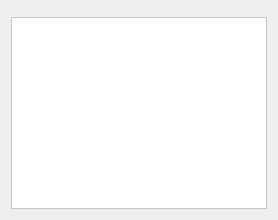
                        <widget class="QWidget" name="TT_CTDH_Page">
                         <layout class="QVBoxLayout" name="verticalLayout_34">
                          <item>
                           <widget class="QFrame" name="horizontalFrame">
                            <property name="maximumSize">
                             <size>
                              <width>16777215</width>
                              <height>110</height>
                             </size>
                            </property>
                            <property name="styleSheet">
                             <string notr="true">background-color: rgb( 35, 35, 35);</string>
                            </property>
                            <widget class="QFrame" name="frame_div_content_6">
                             <property name="geometry">
                              <rect>
                               <x>0</x>
                               <y>0</y>
                               <width>431</width>
                               <height>110</height>
                              </rect>
                             </property>
                             <property name="minimumSize">
                              <size>
                               <width>0</width>
                               <height>110</height>
                              </size>
                             </property>
                             <property name="maximumSize">
                              <size>
                               <width>16777215</width>
                               <height>110</height>
                              </size>
                             </property>
                             <property name="frameShape">
                              <enum>QFrame::NoFrame</enum>
                             </property>
                             <property name="frameShadow">
                              <enum>QFrame::Raised</enum>
                             </property>
                             <layout class="QVBoxLayout" name="verticalLayout_35">
                              <property name="spacing">
                               <number>0</number>
                              </property>
                              <property name="leftMargin">
                               <number>0</number>
                              </property>
                              <property name="topMargin">
                               <number>0</number>
                              </property>
                              <property name="rightMargin">
                               <number>0</number>
                              </property>
                              <property name="bottomMargin">
                               <number>0</number>
                              </property>
                              <item>
                               <widget class="QFrame" name="frame_title_wid_6">
                                <property name="maximumSize">
                                 <size>
                                  <width>16777215</width>
                                  <height>35</height>
                                 </size>
                                </property>
                                <property name="frameShape">
                                 <enum>QFrame::StyledPanel</enum>
                                </property>
                                <property name="frameShadow">
                                 <enum>QFrame::Raised</enum>
                                </property>
                                <layout class="QVBoxLayout" name="verticalLayout_36">
                                 <item>
                                  <widget class="QLabel" name="labelBoxBlenderInstalation_6">
                                   <property name="font">
                                    <font>
                                     <family>Shopee Display Black</family>
                                     <pointsize>8</pointsize>
                                     <weight>10</weight>
                                     <italic>false</italic>
                                     <bold>false</bold>
                                    </font>
                                   </property>
                                   <property name="styleSheet">
                                    <string notr="true">color: rgb(255, 255, 255);</string>
                                   </property>
                                   <property name="text">
                                    <string>Chi tiết Đơn hàng</string>
                                   </property>
                                  </widget>
                                 </item>
                                </layout>
                               </widget>
                              </item>
                              <item>
                               <widget class="QFrame" name="frame_content_wid_6">
                                <property name="frameShape">
                                 <enum>QFrame::NoFrame</enum>
                                </property>
                                <property name="frameShadow">
                                 <enum>QFrame::Raised</enum>
                                </property>
                                <layout class="QHBoxLayout" name="horizontalLayout_21">
                                 <item>
                                  <layout class="QGridLayout" name="gridLayout_9">
                                   <property name="bottomMargin">
                                    <number>0</number>
                                   </property>
                                   <item row="0" column="1">
                                    <widget class="QPushButton" name="pushButton_16">
                                     <property name="minimumSize">
                                      <size>
                                       <width>150</width>
                                       <height>30</height>
                                      </size>
                                     </property>
                                     <property name="font">
                                      <font>
                                       <family>Shopee Display Black</family>
                                       <pointsize>8</pointsize>
                                       <weight>10</weight>
                                       <italic>false</italic>
                                       <bold>false</bold>
                                      </font>
                                     </property>
                                     <property name="cursor">
                                      <cursorShape>PointingHandCursor</cursorShape>
                                     </property>
                                     <property name="styleSheet">
                                      <string notr="true">
QPushButton {
	background-color: rgb(52, 59, 72);
	color: rgb(255, 255, 255);
}
QPushButton:hover {
	background-color: rgb(85, 170, 255);
}</string>
                                     </property>
                                     <property name="text">
                                      <string>Open</string>
                                     </property>
                                     <property name="icon">
                                      <iconset resource="../../GUI_Test/Modern_GUI_PyDracula_PySide6_or_PyQt6-master/resources.qrc">
                                       <normaloff>:/icons/images/icons/cil-folder-open.png</normaloff>:/icons/images/icons/cil-folder-open.png</iconset>
                                     </property>
                                    </widget>
                                   </item>
                                   <item row="1" column="0" colspan="2">
                                    <widget class="QLabel" name="labelVersion_11">
                                     <property name="styleSheet">
                                      <string notr="true">color: rgb(113, 126, 149);</string>
                                     </property>
                                     <property name="lineWidth">
                                      <number>1</number>
                                     </property>
                                     <property name="text">
                                      <string>Nhập Mã chi tiết đơn hàng</string>
                                     </property>
                                     <property name="alignment">
                                      <set>Qt::AlignLeading|Qt::AlignLeft|Qt::AlignVCenter</set>
                                     </property>
                                    </widget>
                                   </item>
                                   <item row="0" column="0">
                                    <widget class="QLineEdit" name="lineEdit_9">
                                     <property name="minimumSize">
                                      <size>
                                       <width>0</width>
                                       <height>30</height>
                                      </size>
                                     </property>
                                     <property name="styleSheet">
                                      <string notr="true">background-color: rgb(33, 37, 43);
color: rgb(255, 255, 255);</string>
                                     </property>
                                     <property name="text">
                                      <string/>
                                     </property>
                                     <property name="placeholderText">
                                      <string>Type here</string>
                                     </property>
                                    </widget>
                                   </item>
                                  </layout>
                                 </item>
                                </layout>
                               </widget>
                              </item>
                             </layout>
                            </widget>
                            <widget class="QFrame" name="frame">
                             <property name="geometry">
                              <rect>
                               <x>119</x>
                               <y>0</y>
                               <width>321</width>
                               <height>41</height>
                              </rect>
                             </property>
                             <property name="frameShape">
                              <enum>QFrame::StyledPanel</enum>
                             </property>
                             <property name="frameShadow">
                              <enum>QFrame::Raised</enum>
                             </property>
                             <layout class="QHBoxLayout" name="horizontalLayout_17">
                              <item>
                               <widget class="QRadioButton" name="radioButton">
                                <property name="styleSheet">
                                 <string notr="true">color: rgb(255, 255, 255);</string>
                                </property>
                                <property name="text">
                                 <string>Chi tiết Đơn hàng mua</string>
                                </property>
                               </widget>
                              </item>
                              <item>
                               <widget class="QRadioButton" name="radioButton_2">
                                <property name="styleSheet">
                                 <string notr="true">color: rgb(255, 255, 255);</string>
                                </property>
                                <property name="text">
                                 <string>Chi tiết Đơn hàng bán</string>
                                </property>
                               </widget>
                              </item>
                             </layout>
                            </widget>
                            <widget class="QFrame" name="frame_4">
                             <property name="geometry">
                              <rect>
                               <x>450</x>
                               <y>20</y>
                               <width>211</width>
                               <height>81</height>
                              </rect>
                             </property>
                             <property name="frameShape">
                              <enum>QFrame::StyledPanel</enum>
                             </property>
                             <property name="frameShadow">
                              <enum>QFrame::Raised</enum>
                             </property>
                             <layout class="QHBoxLayout" name="horizontalLayout_9">
                              <item>
                               <widget class="QPushButton" name="pushButton_5">
                                <property name="minimumSize">
                                 <size>
                                  <width>70</width>
                                  <height>30</height>
                                 </size>
                                </property>
                                <property name="styleSheet">
                                 <string notr="true">
QPushButton {
	background-color: rgb(52, 59, 72);
	color: rgb(255, 255, 255);
}
QPushButton:hover {
	background-color: rgb(85, 170, 255);
}</string>
                                </property>
                                <property name="text">
                                 <string>Thêm</string>
                                </property>
                               </widget>
                              </item>
                              <item>
                               <widget class="QPushButton" name="pushButton_6">
                                <property name="minimumSize">
                                 <size>
                                  <width>70</width>
                                  <height>30</height>
                                 </size>
                                </property>
                                <property name="styleSheet">
                                 <string notr="true">
QPushButton {
	background-color: rgb(52, 59, 72);
	color: rgb(255, 255, 255);
}
QPushButton:hover {
	background-color: rgb(85, 170, 255);
}</string>
                                </property>
                                <property name="text">
                                 <string>Xóa</string>
                                </property>
                               </widget>
                              </item>
                             </layout>
                            </widget>
                           </widget>
                          </item>
                          <item>
                           <widget class="QFrame" name="horizontalFrame_2">
                            <layout class="QHBoxLayout" name="horizontalLayout_16">
                             <property name="spacing">
                              <number>0</number>
                             </property>
                             <property name="leftMargin">
                              <number>0</number>
                             </property>
                             <property name="topMargin">
                              <number>0</number>
                             </property>
                             <property name="rightMargin">
                              <number>0</number>
                             </property>
                             <property name="bottomMargin">
                              <number>0</number>
                             </property>
                             <item>
                              <widget class="QFrame" name="horizontalFrame">
                               <layout class="QVBoxLayout" name="verticalLayout_38">
                                <property name="spacing">
                                 <number>0</number>
                                </property>
                                <property name="leftMargin">
                                 <number>0</number>
                                </property>
                                <property name="topMargin">
                                 <number>0</number>
                                </property>
                                <property name="rightMargin">
                                 <number>0</number>
                                </property>
                                <property name="bottomMargin">
                                 <number>0</number>
                                </property>
                                <item>
                                 <widget class="QTableView" name="tableView_9">
                                  <property name="sizePolicy">
                                   <sizepolicy hsizetype="Preferred" vsizetype="Preferred">
                                    <horstretch>0</horstretch>
                                    <verstretch>0</verstretch>
                                   </sizepolicy>
                                  </property>
                                  <property name="styleSheet">
                                   <string notr="true">background-color: rgb(255, 255, 255);</string>
                                  </property>
                                  <property name="frameShape">
                                   <enum>QFrame::StyledPanel</enum>
                                  </property>
                                 </widget>
                                </item>
                               </layout>
                              </widget>
                             </item>
                            </layout>
                           </widget>
                          </item>
                         </layout>
                        </widget>
